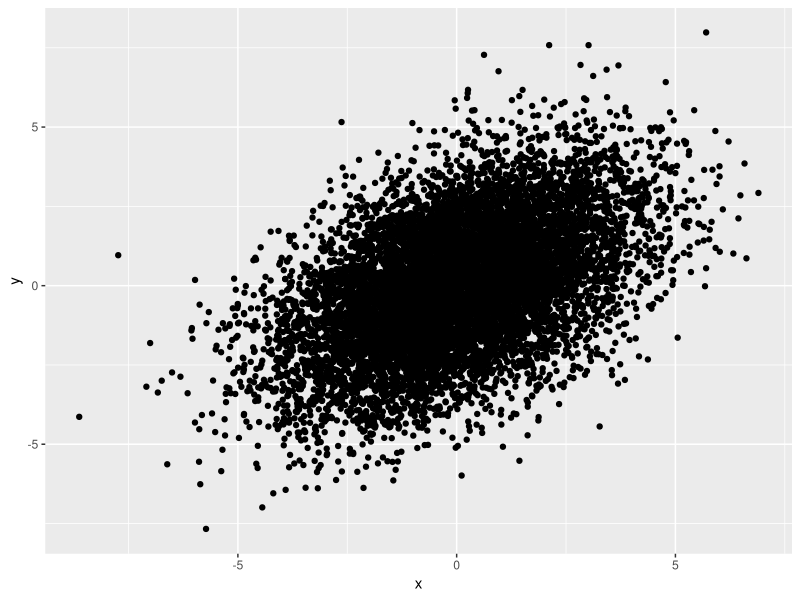
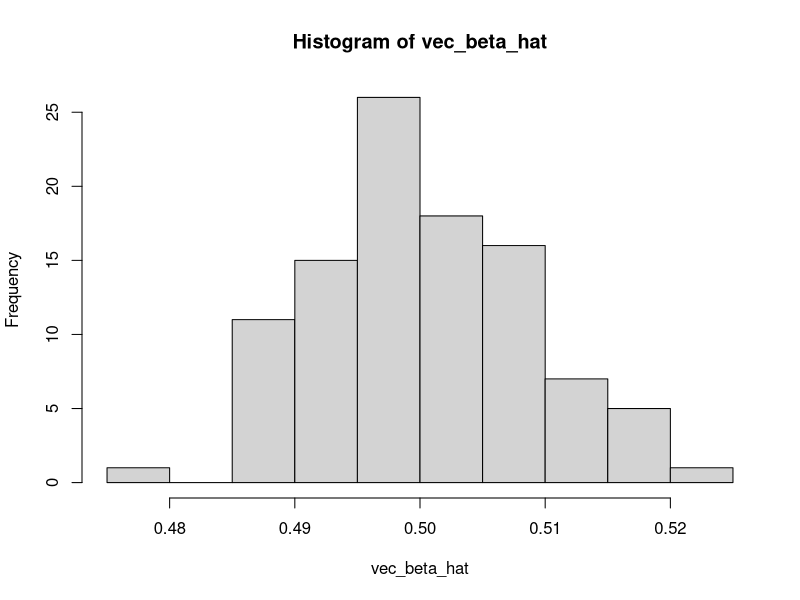
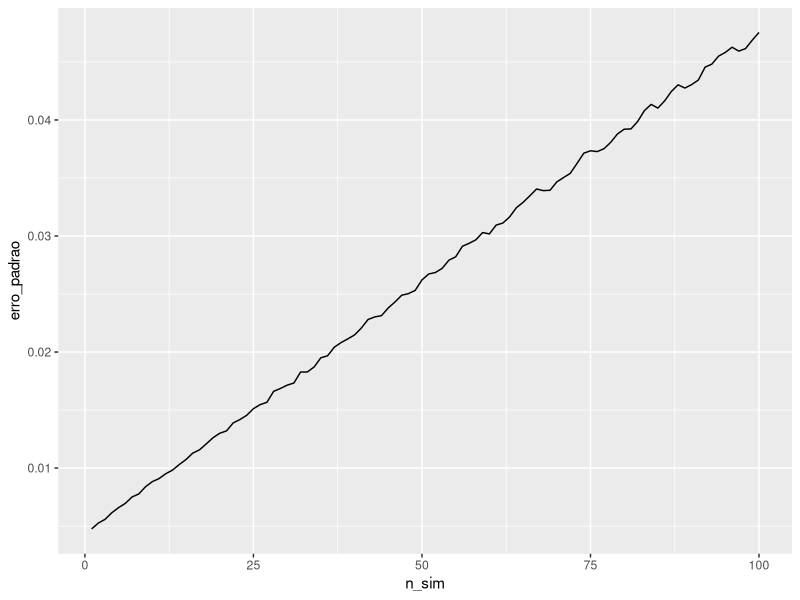

These figures' R source, in order:
library(ggplot2)
library(tidyverse)

# vetor de médias
vetor_media <- c(0,0)

sigma_x <- 2
sigma_y <- 2
rho <- .5

matriz_var_cov <- matrix(c(sigma_x^2, 
                           rho*sigma_x*sigma_y,
                           rho*sigma_x*sigma_y,
                           sigma_y^2 ), 
                         nrow=2)

set.seed(345)
norm_bivariada <- MASS::mvrnorm(n = 10000, mu = vetor_media, Sigma  = matriz_var_cov)

bivariada <- as.data.frame(norm_bivariada) %>%
  rename(x = V1, y = V2)
# 
# bivariada %>%
#   ggplot(aes(x)) + geom_density()
# 
# bivariada %>%
#   ggplot(aes(y)) + geom_density()

# bivariada %>%
#   ggplot(aes(x, y)) + geom_density_2d()

bivariada %>%
  ggplot(aes(x, y)) + geom_point()

(beta_hat <- cov(bivariada$y, bivariada$x)/var(bivariada$x))
(alfa_hat <- mean(bivariada$y) - beta_hat*mean(bivariada$x))

reg <- lm(y ~x , data=bivariada)
summary(reg)

# Simulando beta hat não viesado
vetor_media <- c(0,0)

sigma_x <- 2
sigma_y <- 2
rho <- .5
matriz_var_cov <- matrix(c(sigma_x^2, 
                           rho*sigma_x*sigma_y,
                           rho*sigma_x*sigma_y,
                           sigma_y^2 ), 
                         nrow=2)
vec_beta_hat <- numeric()
for( i in 1:100) {

  norm_bivariada <- MASS::mvrnorm(n = 10000, mu = vetor_media, Sigma  = matriz_var_cov)
 
  bivariada <- as.data.frame(norm_bivariada) %>%
    rename(x = V1, y = V2)
  
  reg <- lm(y ~x , data=bivariada)
  vec_beta_hat[i] <- coef(reg)[2]
}

head(vec_beta_hat)
hist(vec_beta_hat)
mean(vec_beta_hat)
sd(vec_beta_hat)

# entendendo o erro padrão

# mudando o desvio padrão do erro
vetor_media <- c(0,0)

sigma_x <- 2
sigma_y <- seq(1.1,11,by=.1)
rho <- .5

erro_padrao <- numeric()
for( i in 1:100) {
  matriz_var_cov <- matrix(c(sigma_x^2, 
                             rho*sigma_x*sigma_y[i],
                             rho*sigma_x*sigma_y[i],
                             sigma_y[i]^2 ), 
                           nrow=2)
  
  norm_bivariada <- MASS::mvrnorm(n = 10000, mu = vetor_media, Sigma  = matriz_var_cov)
  
  bivariada <- as.data.frame(norm_bivariada) %>%
    rename(x = V1, y = V2)
  
  reg <- lm(y ~x , data=bivariada)
  resumo <- summary(reg)
  
  # Acessando o erro padrão do coeficiente do preditor
  erro_padrao[i] <- resumo$coefficients["x", "Std. Error"]
}

df <- data.frame(erro_padrao = erro_padrao, n_sim = 1:100)
df %>%
  ggplot(aes(x=n_sim, y=erro_padrao)) + geom_line()
